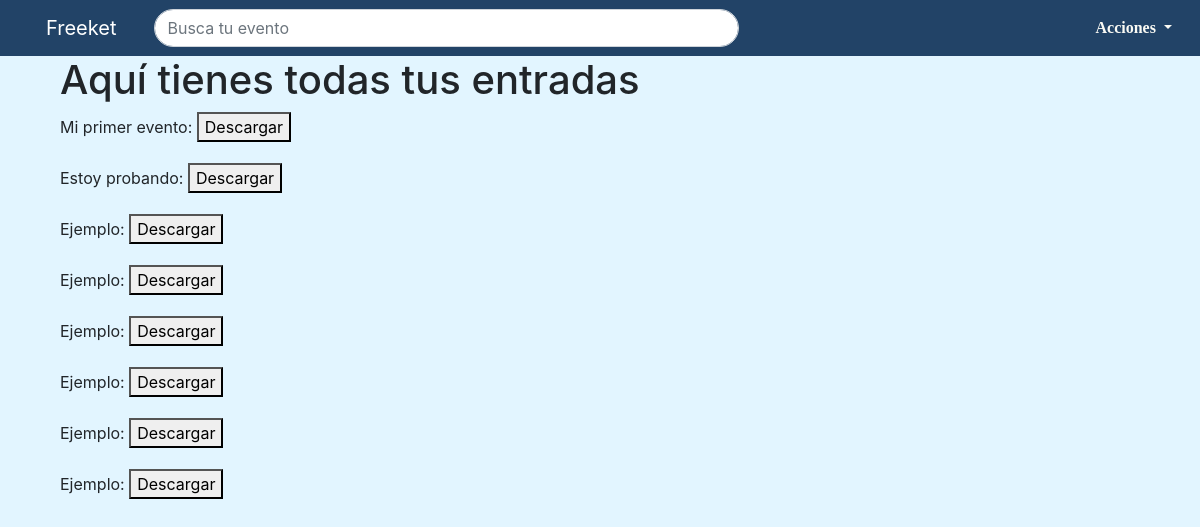
The app's page /mis-entradas, older data.
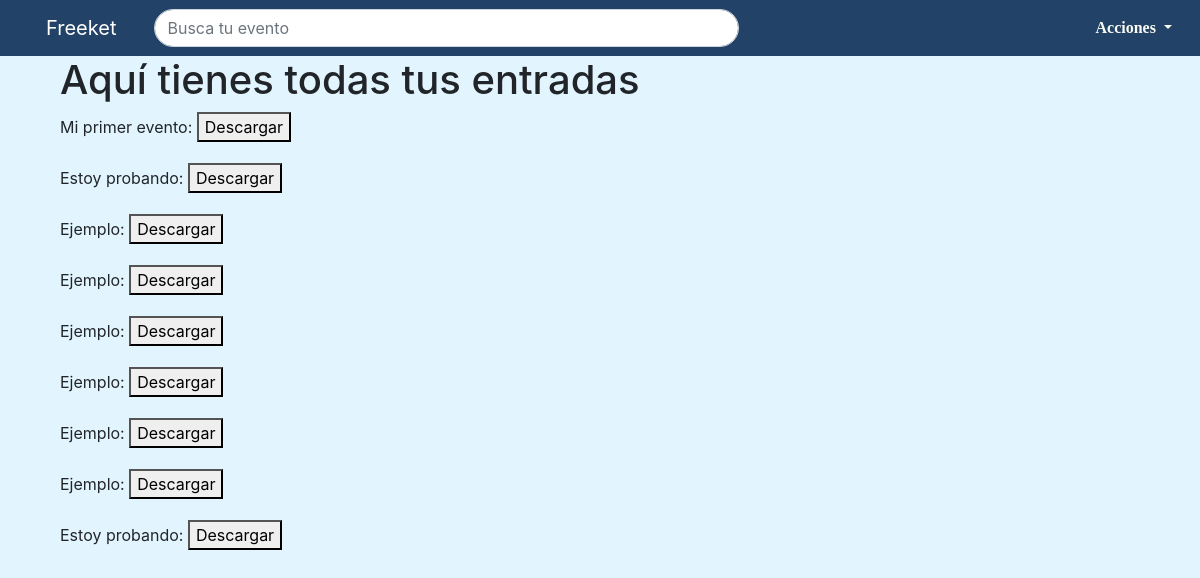
The same page, newer data.
### freeketapp/models.py (models this page shows)
class Evento(models.Model):
    id = models.UUIDField(null=False, primary_key=True, default=uuid.uuid4)
    titulo = models.CharField(max_length=50)
    url_id = models.CharField(max_length=100, default='default')
    fecha = models.DateField()
    hora = models.CharField(max_length=5)
    numero_entradas = models.IntegerField()
    max_entradas_user = models.IntegerField()
    ciudad = models.CharField(max_length=50, default='')
    direccion = models.CharField(max_length=100, default='')
    cpostal = models.CharField(max_length=20, default='')
    key = models.CharField(max_length=100, default='default')
    organizador = models.ForeignKey(Organizador, on_delete=models.CASCADE, default=1)
    objects = models.Manager()

### freeketapp/views.py (the view)
# urls.py: path('mis-entradas', views.misentradas, name='misentradas')
def misentradas(request):
    ids = []
    titulos = []
    context = {}
    usuario = Usuario.objects.get(id=1)
    entradas = Entrada.objects.filter(usuario=usuario)
    for i in entradas:
        ids.append(str(i.id))
        titulos.append(i.evento.titulo)
    context['ids'] = ids
    context['titulos'] = titulos
    context['elementos'] = zip(ids, titulos)
    return render(request, "freeketapp/misentradas.html", context)

### freeketapp/templates/freeketapp/misentradas.html
{% extends "freeketapp/base.html" %}
{% block contenido %}
<div class="container">
    <h1>Aquí tienes todas tus entradas</h1>
    {% for i, t in elementos %}
    <div class="form-group">
        <label>{{ t }}: </label>
        <a href="mis-entradas/{{ i }}">
            <button type="button">Descargar</button>
        </a>
    </div>
    {% endfor %}
</div>
{% endblock %}

### freeketapp/templates/freeketapp/base.html (shortened to what this page needs)
<!DOCTYPE html>
<html lang="en">
<head>
    <link href="https://maxcdn.bootstrapcdn.com/bootstrap/4.0.0/css/bootstrap.min.css"
 rel="stylesheet">
    {% load static %}
    <link href="{% static 'freeketapp/jquery.timepicker.css' %}" rel="stylesheet">
    {% load static %}
    <link href="{% static 'freeketapp/style.css' %}" rel="stylesheet" type="text/css">
    <link href="//code.jquery.com/ui/1.12.1/themes/base/jquery-ui.css" rel="stylesheet">
</head>
<body>
{% block header %}
<nav class="navbar navbar-expand-lg navbar-dark py-2">
    <a class="navbar-brand" href="/">Freeket</a>
    <form class="mx-2 d-inline w-50">
        <div class="input-group form-rounded">
            <input class="form-control form-rounded" id="busqueda" placeholder="Busca tu evento" type="text">
        </div>
    </form>
    <div class="collapse navbar-collapse " id="navbarColor02">
        <ul class="navbar-nav d-lg-flex align-items-center nav-fill ml-auto mr-1">
            <li class="nav-item dropdown">
                <a aria-expanded="false" aria-haspopup="true" class="nav-link dropdown-toggle" data-toggle="dropdown"
                   href="#" id="dropacciones">
                    Acciones
                </a>
            </li>
        </ul>
    </div>
</nav>
{% endblock %}
<div class="container">
    {% block contenido %}
    {% endblock %}
</div>
{% load static %}
{% load static %}
</body>
</html>

### freeketapp/static/freeketapp/style.css (style rules this page uses)
html { min-height: 100%; position: relative; }
body { background-color: #E2F5FF; }
.navbar-dark .navbar-nav .nav-link { color: #fafaf4; font-family: 'Calibri'; font-weight: bold; }
.navbar { background-color: #224367; padding-top: 50; padding-bottom: 0; }
.navbar-brand { margin-right: 30px; margin-left: 30px; }
#busqueda { border-radius:20px; }

Row changes from the older to the newer data that the page shows:
added Evento: elementos "Estoy probando"
Text that changed along with them:
new list line: ": Descargar"
